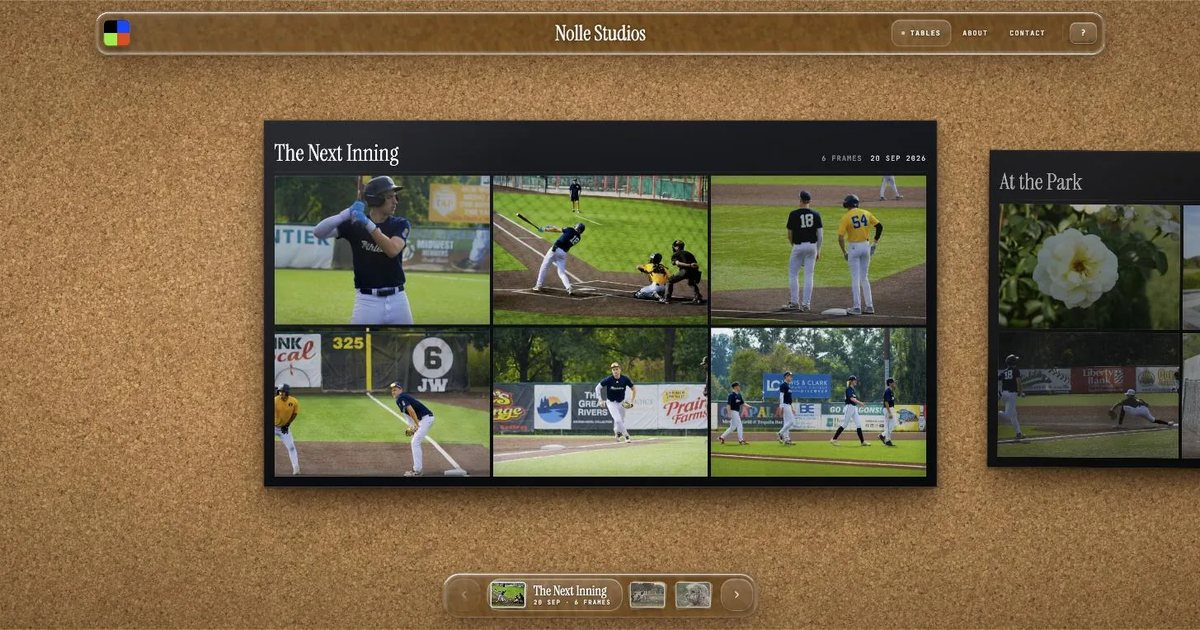
#> input picture og-image.jpg, 1200 x 630 px
$ python -i finish_tape.py   (imports and definitions only)
#> lines starting #> are read from the running program, lines starting #| are printed output that depends on the picture
"""Add a soft contact shadow to the Blender tape renders and export WebP.

Corner pieces export 512 px wide and strips 768 px.

  python3 art/finish_tape.py art/renders/tape src/assets/tape

The warm shadow is built from the film's own alpha at render resolution, then
the sprite is filtered down; no cork or photograph pixels are baked in.
"""

import glob
import os
import sys

from PIL import Image, ImageFilter


SHADOW_COLOR = (43, 24, 11)
WIDTHS = {"corner": 512, "strip": 768}


def finish(image):
    w, h = image.size
    film = image.getchannel("A")
    shadow = Image.new("L", image.size)
    shadow.paste(film, (max(1, round(w * .002)), max(2, round(h * .017))))
    shadow = shadow.filter(ImageFilter.GaussianBlur(max(1.2, h * .010))).point(lambda a: round(a * .3))
    layer = Image.new("RGBA", image.size, SHADOW_COLOR + (0,))
    layer.putalpha(shadow)
    return Image.alpha_composite(layer, image)


def main():
    if len(sys.argv) != 3:
        raise SystemExit("Usage: finish_tape.py <render dir> <output dir>")
    source, destination = sys.argv[1:]
    os.makedirs(destination, exist_ok=True)
    files = sorted(glob.glob(os.path.join(source, "tape-*.png")))
    if not files:
        raise SystemExit("No Blender tape renders found in " + source)
    for path in files:
        result = finish(Image.open(path).convert("RGBA"))
        width = WIDTHS["strip" if "-strip-" in path else "corner"]
        result = result.resize((width, round(result.height * width / result.width)), Image.Resampling.LANCZOS)
        output = os.path.join(destination, os.path.splitext(os.path.basename(path))[0] + ".webp")
        result.save(output, "WEBP", quality=93, alpha_quality=100, method=6)
        print(f"{output}: {result.width}x{result.height}, {os.path.getsize(output)} bytes")


# [2 lines not run here, left out]

>>> import cv2
>>> picture = cv2.imread('../og-image.jpg', cv2.IMREAD_GRAYSCALE)
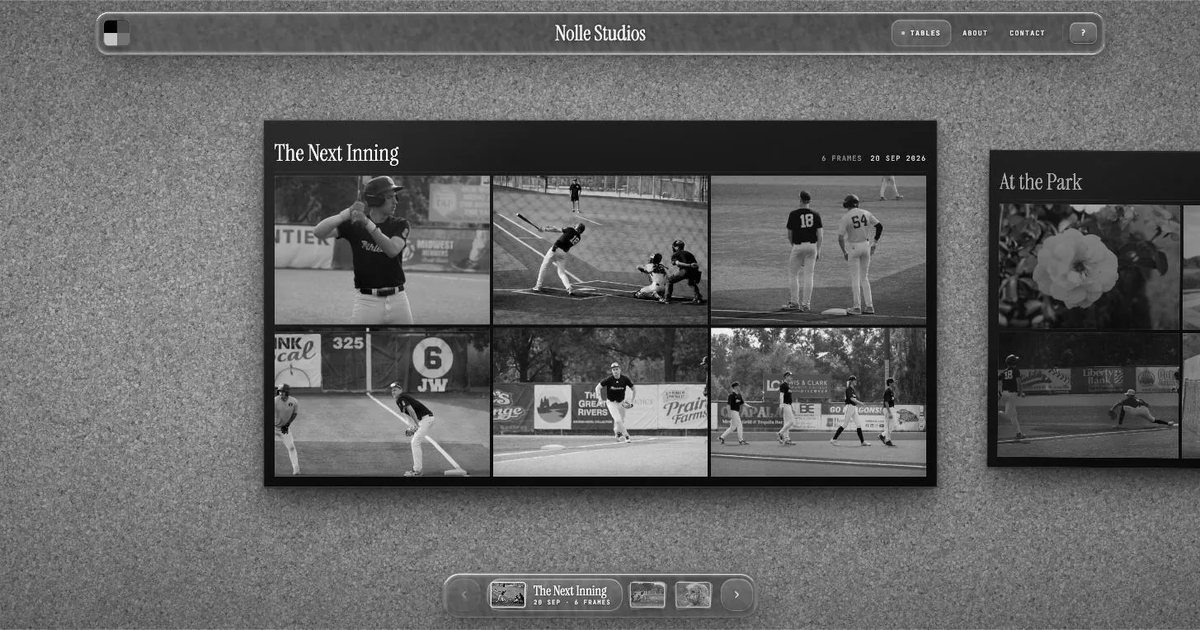
#> picture: shape (630, 1200); min 0, max 255, mean 101.6
#> (the run stopped early here; a loop or call above may not have finished)
